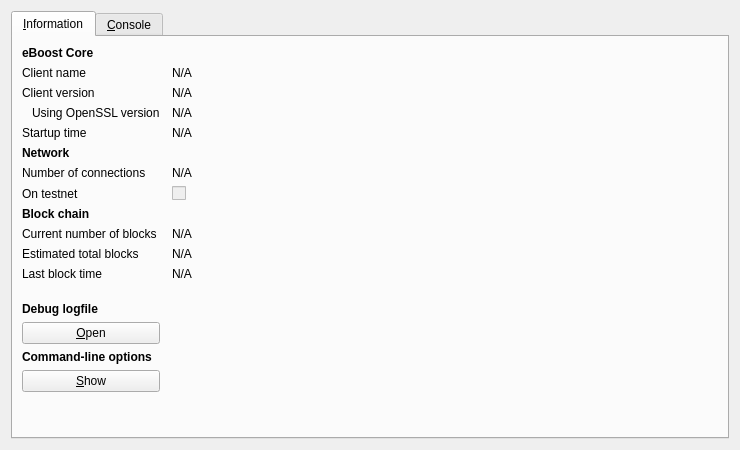
<?xml version="1.0" encoding="UTF-8"?>
<ui version="4.0">
 <class>RPCConsole</class>
 <widget class="QDialog" name="RPCConsole">
  <property name="geometry">
   <rect>
    <x>0</x>
    <y>0</y>
    <width>740</width>
    <height>450</height>
   </rect>
  </property>
  <property name="windowTitle">
   <string>eBoost - Debug window</string>
  </property>
  <layout class="QVBoxLayout" name="verticalLayout_2">
   <item>
    <widget class="QTabWidget" name="tabWidget">
     <property name="currentIndex">
      <number>0</number>
     </property>
     <widget class="QWidget" name="tab_info">
      <attribute name="title">
       <string>&amp;Information</string>
      </attribute>
      <layout class="QGridLayout" name="gridLayout" columnstretch="0,1">
       <property name="horizontalSpacing">
        <number>12</number>
       </property>
       <item row="0" column="0">
        <widget class="QLabel" name="label_9">
         <property name="font">
          <font>
           <weight>75</weight>
           <bold>true</bold>
          </font>
         </property>
         <property name="text">
          <string>eBoost Core</string>
         </property>
        </widget>
       </item>
       <item row="1" column="0">
        <widget class="QLabel" name="label_5">
         <property name="text">
          <string>Client name</string>
         </property>
        </widget>
       </item>
       <item row="1" column="1">
        <widget class="QLabel" name="clientName">
         <property name="cursor">
          <cursorShape>IBeamCursor</cursorShape>
         </property>
         <property name="text">
          <string>N/A</string>
         </property>
         <property name="textFormat">
          <enum>Qt::PlainText</enum>
         </property>
         <property name="textInteractionFlags">
          <set>Qt::LinksAccessibleByMouse|Qt::TextSelectableByKeyboard|Qt::TextSelectableByMouse</set>
         </property>
        </widget>
       </item>
       <item row="2" column="0">
        <widget class="QLabel" name="label_6">
         <property name="text">
          <string>Client version</string>
         </property>
        </widget>
       </item>
       <item row="2" column="1">
        <widget class="QLabel" name="clientVersion">
         <property name="cursor">
          <cursorShape>IBeamCursor</cursorShape>
         </property>
         <property name="text">
          <string>N/A</string>
         </property>
         <property name="textFormat">
          <enum>Qt::PlainText</enum>
         </property>
         <property name="textInteractionFlags">
          <set>Qt::LinksAccessibleByMouse|Qt::TextSelectableByKeyboard|Qt::TextSelectableByMouse</set>
         </property>
        </widget>
       </item>
       <item row="3" column="0">
        <widget class="QLabel" name="label_14">
         <property name="text">
          <string>Using OpenSSL version</string>
         </property>
         <property name="indent">
          <number>10</number>
         </property>
        </widget>
       </item>
       <item row="3" column="1">
        <widget class="QLabel" name="openSSLVersion">
         <property name="cursor">
          <cursorShape>IBeamCursor</cursorShape>
         </property>
         <property name="text">
          <string>N/A</string>
         </property>
         <property name="textFormat">
          <enum>Qt::PlainText</enum>
         </property>
         <property name="textInteractionFlags">
          <set>Qt::LinksAccessibleByMouse|Qt::TextSelectableByKeyboard|Qt::TextSelectableByMouse</set>
         </property>
        </widget>
       </item>
       <item row="4" column="0">
        <widget class="QLabel" name="label_13">
         <property name="text">
          <string>Startup time</string>
         </property>
        </widget>
       </item>
       <item row="4" column="1">
        <widget class="QLabel" name="startupTime">
         <property name="cursor">
          <cursorShape>IBeamCursor</cursorShape>
         </property>
         <property name="text">
          <string>N/A</string>
         </property>
         <property name="textFormat">
          <enum>Qt::PlainText</enum>
         </property>
         <property name="textInteractionFlags">
          <set>Qt::LinksAccessibleByMouse|Qt::TextSelectableByKeyboard|Qt::TextSelectableByMouse</set>
         </property>
        </widget>
       </item>
       <item row="5" column="0">
        <widget class="QLabel" name="label_11">
         <property name="font">
          <font>
           <weight>75</weight>
           <bold>true</bold>
          </font>
         </property>
         <property name="text">
          <string>Network</string>
         </property>
        </widget>
       </item>
       <item row="6" column="0">
        <widget class="QLabel" name="label_7">
         <property name="text">
          <string>Number of connections</string>
         </property>
        </widget>
       </item>
       <item row="6" column="1">
        <widget class="QLabel" name="numberOfConnections">
         <property name="cursor">
          <cursorShape>IBeamCursor</cursorShape>
         </property>
         <property name="text">
          <string>N/A</string>
         </property>
         <property name="textFormat">
          <enum>Qt::PlainText</enum>
         </property>
         <property name="textInteractionFlags">
          <set>Qt::LinksAccessibleByMouse|Qt::TextSelectableByKeyboard|Qt::TextSelectableByMouse</set>
         </property>
        </widget>
       </item>
       <item row="7" column="0">
        <widget class="QLabel" name="label_8">
         <property name="text">
          <string>On testnet</string>
         </property>
        </widget>
       </item>
       <item row="7" column="1">
        <widget class="QCheckBox" name="isTestNet">
         <property name="enabled">
          <bool>false</bool>
         </property>
         <property name="text">
          <string/>
         </property>
        </widget>
       </item>
       <item row="8" column="0">
        <widget class="QLabel" name="label_10">
         <property name="font">
          <font>
           <weight>75</weight>
           <bold>true</bold>
          </font>
         </property>
         <property name="text">
          <string>Block chain</string>
         </property>
        </widget>
       </item>
       <item row="9" column="0">
        <widget class="QLabel" name="label_3">
         <property name="text">
          <string>Current number of blocks</string>
         </property>
        </widget>
       </item>
       <item row="9" column="1">
        <widget class="QLabel" name="numberOfBlocks">
         <property name="cursor">
          <cursorShape>IBeamCursor</cursorShape>
         </property>
         <property name="text">
          <string>N/A</string>
         </property>
         <property name="textFormat">
          <enum>Qt::PlainText</enum>
         </property>
         <property name="textInteractionFlags">
          <set>Qt::LinksAccessibleByMouse|Qt::TextSelectableByKeyboard|Qt::TextSelectableByMouse</set>
         </property>
        </widget>
       </item>
       <item row="10" column="0">
        <widget class="QLabel" name="label_4">
         <property name="text">
          <string>Estimated total blocks</string>
         </property>
        </widget>
       </item>
       <item row="10" column="1">
        <widget class="QLabel" name="totalBlocks">
         <property name="cursor">
          <cursorShape>IBeamCursor</cursorShape>
         </property>
         <property name="text">
          <string>N/A</string>
         </property>
         <property name="textFormat">
          <enum>Qt::PlainText</enum>
         </property>
         <property name="textInteractionFlags">
          <set>Qt::LinksAccessibleByMouse|Qt::TextSelectableByKeyboard|Qt::TextSelectableByMouse</set>
         </property>
        </widget>
       </item>
       <item row="11" column="0">
        <widget class="QLabel" name="label_2">
         <property name="text">
          <string>Last block time</string>
         </property>
        </widget>
       </item>
       <item row="11" column="1">
        <widget class="QLabel" name="lastBlockTime">
         <property name="cursor">
          <cursorShape>IBeamCursor</cursorShape>
         </property>
         <property name="text">
          <string>N/A</string>
         </property>
         <property name="textFormat">
          <enum>Qt::PlainText</enum>
         </property>
         <property name="textInteractionFlags">
          <set>Qt::LinksAccessibleByMouse|Qt::TextSelectableByKeyboard|Qt::TextSelectableByMouse</set>
         </property>
        </widget>
       </item>
       <item row="12" column="0">
        <spacer name="verticalSpacer_2">
         <property name="orientation">
          <enum>Qt::Vertical</enum>
         </property>
         <property name="sizeHint" stdset="0">
          <size>
           <width>20</width>
           <height>20</height>
          </size>
         </property>
        </spacer>
       </item>
       <item row="13" column="0">
        <widget class="QLabel" name="labelDebugLogfile">
         <property name="font">
          <font>
           <weight>75</weight>
           <bold>true</bold>
          </font>
         </property>
         <property name="text">
          <string>Debug logfile</string>
         </property>
        </widget>
       </item>
       <item row="14" column="0">
        <widget class="QPushButton" name="openDebugLogfileButton">
         <property name="toolTip">
          <string>Open the eBoost debug logfile from the current data directory. This can take a few seconds for large logfiles.</string>
         </property>
         <property name="text">
          <string>&amp;Open</string>
         </property>
         <property name="autoDefault">
          <bool>false</bool>
         </property>
        </widget>
       </item>
       <item row="16" column="0">
        <widget class="QLabel" name="labelCLOptions">
         <property name="font">
          <font>
           <weight>75</weight>
           <bold>true</bold>
          </font>
         </property>
         <property name="text">
          <string>Command-line options</string>
         </property>
        </widget>
       </item>
       <item row="17" column="0">
        <widget class="QPushButton" name="showCLOptionsButton">
         <property name="toolTip">
          <string>Show the eBoost-Qt help message to get a list with possible eBoost command-line options.</string>
         </property>
         <property name="text">
          <string>&amp;Show</string>
         </property>
         <property name="autoDefault">
          <bool>false</bool>
         </property>
        </widget>
       </item>
       <item row="18" column="0">
        <spacer name="verticalSpacer">
         <property name="orientation">
          <enum>Qt::Vertical</enum>
         </property>
         <property name="sizeHint" stdset="0">
          <size>
           <width>20</width>
           <height>40</height>
          </size>
         </property>
        </spacer>
       </item>
      </layout>
     </widget>
     <widget class="QWidget" name="tab_console">
      <attribute name="title">
       <string>&amp;Console</string>
      </attribute>
      <layout class="QVBoxLayout" name="verticalLayout_3">
       <property name="spacing">
        <number>3</number>
       </property>
       <item>
        <widget class="QTextEdit" name="messagesWidget">
         <property name="minimumSize">
          <size>
           <width>0</width>
           <height>100</height>
          </size>
         </property>
         <property name="readOnly">
          <bool>true</bool>
         </property>
         <property name="tabKeyNavigation" stdset="0">
          <bool>false</bool>
         </property>
         <property name="columnCount" stdset="0">
          <number>2</number>
         </property>
        </widget>
       </item>
       <item>
        <layout class="QHBoxLayout" name="horizontalLayout">
         <property name="spacing">
          <number>3</number>
         </property>
         <item>
          <widget class="QLabel" name="label">
           <property name="text">
            <string notr="true">&gt;</string>
           </property>
          </widget>
         </item>
         <item>
          <widget class="QLineEdit" name="lineEdit"/>
         </item>
         <item>
          <widget class="QPushButton" name="clearButton">
           <property name="maximumSize">
            <size>
             <width>24</width>
             <height>24</height>
            </size>
           </property>
           <property name="toolTip">
            <string>Clear console</string>
           </property>
           <property name="text">
            <string/>
           </property>
           <property name="icon">
            <iconset resource="../bitcoin.qrc">
             <normaloff>:/icons/remove</normaloff>:/icons/remove</iconset>
           </property>
           <property name="shortcut">
            <string notr="true">Ctrl+L</string>
           </property>
           <property name="autoDefault">
            <bool>false</bool>
           </property>
          </widget>
         </item>
        </layout>
       </item>
      </layout>
     </widget>
    </widget>
   </item>
  </layout>
 </widget>
 <resources>
  <include location="../bitcoin.qrc"/>
 </resources>
 <connections/>
</ui>
